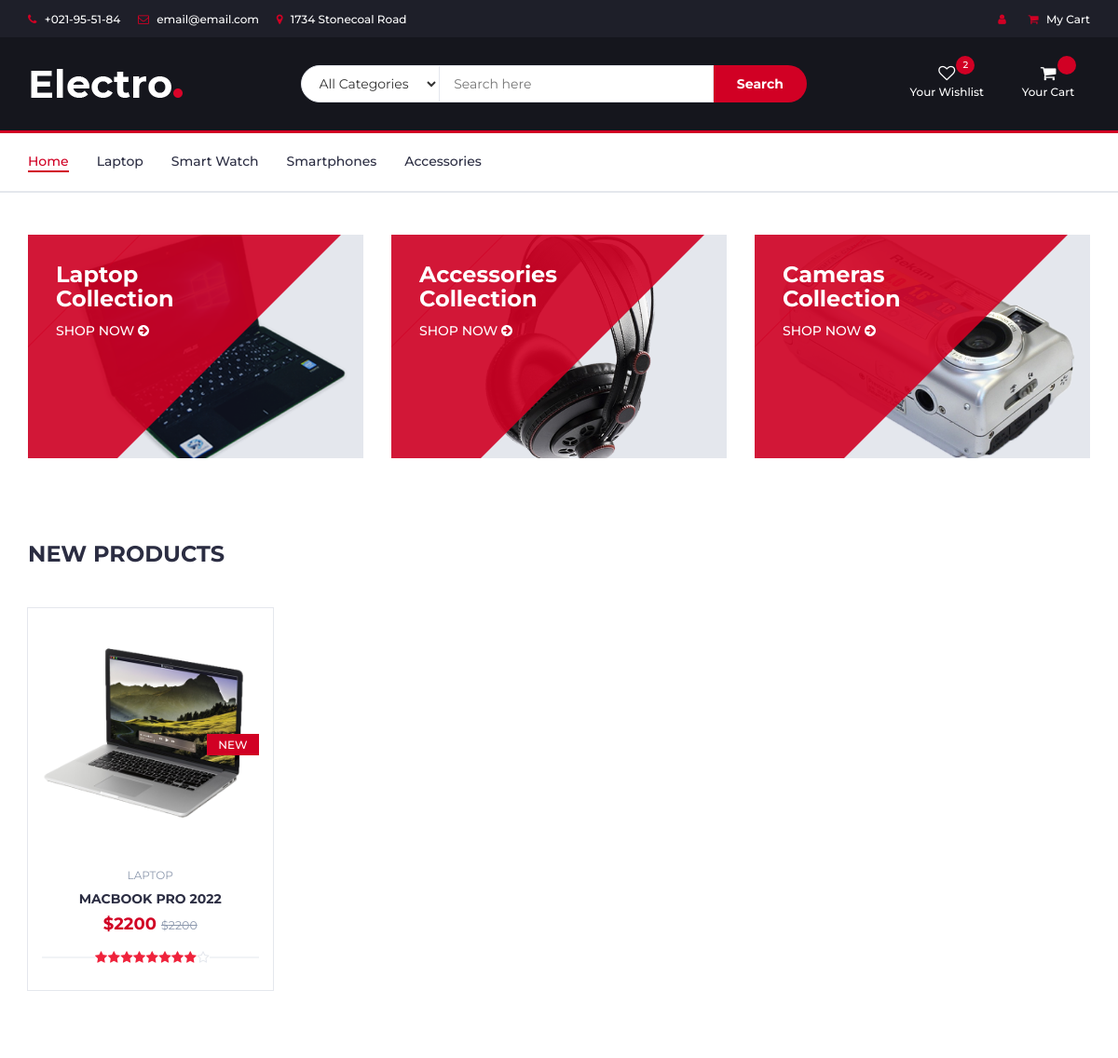
The app's page / (upper part), older data.
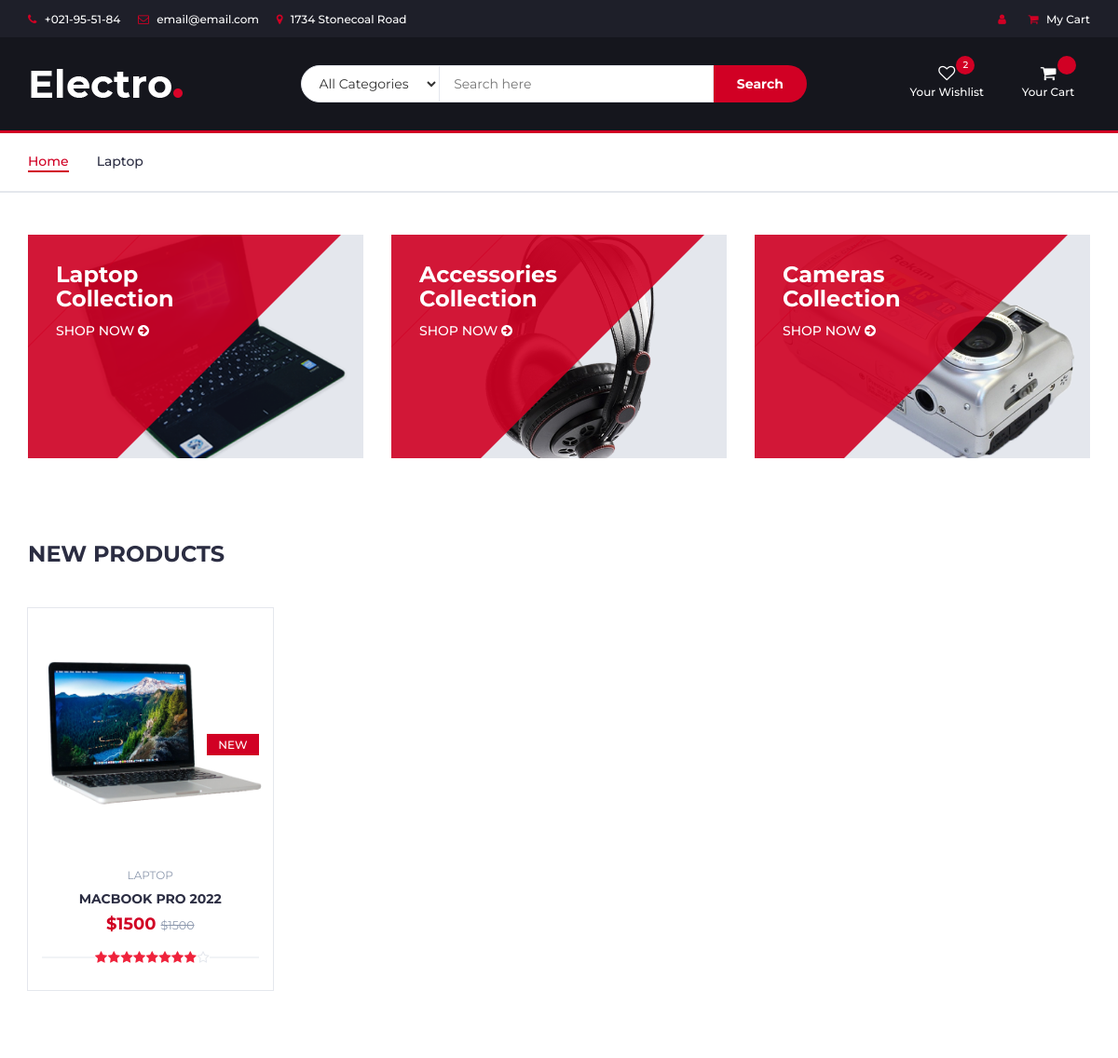
The same page, newer data.
### store/models.py (models this page shows, shortened)
class Category(models.Model):
    name = models.CharField("Name", max_length=50)
    slug = models.SlugField("*", max_length=50)
    def __str__(self):
        return f"{self.name}"
    class Meta:
        verbose_name_plural = "Categories"

class Product(models.Model):
    COLORS = (
        ('white', 'WHITE'),
        ('black', 'BLACK'),
        ('blue', 'BLUE'),
        ('green', 'GREEN'),
        ('yellow', 'YELLOW'),
        ('red', 'RED'),
        ('tomato', 'TOMATO'),
        ('pink', 'PINK'),
        ('teal', 'TEAL'),
        ('brown', 'BROWN'),
    )
    name = models.CharField("Name", max_length=100)
    slug = models.SlugField("*", max_length=100)
    category = models.ForeignKey(
        Category,
        on_delete=models.PROTECT,
        related_name='products'
        )
    image = models.ImageField("Product image", upload_to='product_images/')
    price = models.PositiveIntegerField("Price", default=0)
    description = models.TextField("About product")
    in_stock = models.PositiveIntegerField("Count", default=1)
    colors = models.ManyToManyField(Colors, related_name="colors")
    stars = models.PositiveIntegerField("Stars", default=0)
    discount = models.CharField("Discount", max_length=10, blank=True)
    class Meta:
        ordering = ["-id"]

### store/views.py (the view)
# urls.py: path("", views.HomeView.as_view(), name='home'),
class HomeView(ListView, LoginRequiredMixin):
    model = Product
    template_name = 'index.html'
    queryset = Product.objects.all().select_related("category")
    def get_context_data(self, **kwargs):
        context = super().get_context_data(**kwargs)
        context["starCount"] = range(8)
        return context

### store/context_pro.py (called while the page is built)
def view_all(request):
    try:
        cart = Cart.objects.get(id=request.session.get('user_cart_id'))
    except:
        cart = {'status': 'Cart is not defined!'}
    print(cart)
    context = {
        "categories":Category.objects.all(),
        "cart":cart
    }
    return context

### templates/index.html (shortened to what this page needs)
{% extends "wrapper.html" %}
{% load static %}
{% block content %}
		<div class="section">
			<div class="container">
				<div class="row">
					<div class="col-md-4 col-xs-6">
						<div class="shop">
							<div class="shop-img">
								<img src="/static/img/shop01.png" alt="">
							</div>
							<div class="shop-body">
								<h3>Laptop<br>Collection</h3>
								<a href="#" class="cta-btn">Shop now <i class="fa fa-arrow-circle-right"></i></a>
							</div>
						</div>
					</div>
					<div class="col-md-4 col-xs-6">
						<div class="shop">
							<div class="shop-img">
								<img src="/static/img/shop03.png" alt="">
							</div>
							<div class="shop-body">
								<h3>Accessories<br>Collection</h3>
								<a href="#" class="cta-btn">Shop now <i class="fa fa-arrow-circle-right"></i></a>
							</div>
						</div>
					</div>
					<div class="col-md-4 col-xs-6">
						<div class="shop">
							<div class="shop-img">
								<img src="/static/img/shop02.png" alt="">
							</div>
							<div class="shop-body">
								<h3>Cameras<br>Collection</h3>
								<a href="#" class="cta-btn">Shop now <i class="fa fa-arrow-circle-right"></i></a>
							</div>
						</div>
					</div>
				</div>
			</div>
		</div>
		<div class="section">
			<div class="container">
				<div class="row">
					<div class="col-md-12">
						<div class="section-title">
							<h3 class="title">New Products</h3>
						</div>
					</div>
                    <div class="col-md-12">
                        <div class="row">
                                      {% for product in object_list %}
                                          <div class="col-sm-12 col-md-3">
                                        		<div class="product">
											<a class="product-img" href="{% url "store:detail" product.id %}">
                                                    <img src="{{product.image.url}}" alt="">
												<div class="product-label">
													<span class="new">NEW</span>
												</div>
											</a>
											<div class="product-body">
												<p class="product-category">{{ product.category }}</p>
												<h3 class="product-name">
                                                    <a href="{% url "store:detail" product.id %}">{{ product.name}}</a>
                                                </h3>
												<h4 class="product-price">${{ product.price }}
                                                    <del class="product-old-price">${{ product.price }}</del>
                                                </h4>
												<div class="product-rating">
                                                    {% for star in starCount %}
                                                        <i class="fa fa-star"></i>
                                                    {% endfor %}
													<i class="fa fa-star-o"></i>
												</div>
											</div>
											<div class="add-to-cart">
												<button class="add-to-cart-btn">
                                                    View</button>
											</div>
										</div>
                                          </div>
                                        {% endfor %}
                        </div>
					</div>
				</div>
			</div>
		</div>
{% endblock %}

### templates/wrapper.html (shortened to what this page needs)
{% load static %}
<!DOCTYPE html>
<html lang="en">
	<head>
		<link type="text/css" rel="stylesheet" href="/static/css/bootstrap.min.css"/>
		<link type="text/css" rel="stylesheet" href="/static/css/slick.css"/>
		<link type="text/css" rel="stylesheet" href="/static/css/slick-theme.css"/>
		<link type="text/css" rel="stylesheet" href="/static/css/nouislider.min.css"/>
		<link rel="stylesheet" href="/static/css/font-awesome.min.css">
		<link type="text/css" rel="stylesheet" href="/static/css/style.css"/>
    </head>
	<body>
		<header>
			<div id="top-header">
				<div class="container">
					<ul class="header-links pull-left">
						<li><a href="#"><i class="fa fa-phone"></i> +021-95-51-84</a></li>
						<li><a href="#"><i class="fa fa-envelope-o"></i> email@email.com</a></li>
						<li><a href="#"><i class="fa fa-map-marker"></i> 1734 Stonecoal Road</a></li>
					</ul>
					<ul class="header-links pull-right">
						<li><a href="#"><i class="fa fa-user"></i> {{ request.user.username }}</a></li>
						<li><a href="#"><i class="fa fa-shopping-cart"></i> My Cart</a></li>
					</ul>
				</div>
			</div>
			<div id="header">
				<div class="container">
					<div class="row">
						<div class="col-md-3">
							<div class="header-logo">
								<a href="/" class="logo">
									<img src="/static/img/logo.png" alt="">
								</a>
							</div>
						</div>
						<div class="col-md-6">
							<div class="header-search">
								<form>
									<select class="input-select">
										<option value="0">All Categories</option>
									</select>
									<input class="input" placeholder="Search here">
									<button class="search-btn">Search</button>
								</form>
							</div>
						</div>
						<div class="col-md-3 clearfix">
							<div class="header-ctn">
								<div>
									<a href="#">
										<i class="fa fa-heart-o"></i>
										<span>Your Wishlist</span>
										<div class="qty">2</div>
									</a>
								</div>
								<div class="dropdown">
									<a class="dropdown-toggle" data-toggle="dropdown" aria-expanded="true">
										<i class="fa fa-shopping-cart"></i>
										<span>Your Cart</span>
										<div class="qty">{{ cart.total_quantity }}</div>
									</a>
								</div>
							</div>
						</div>
					</div>
				</div>
			</div>
		</header>
		<nav id="navigation">
			<div class="container">
				<div id="responsive-nav">
					<ul class="main-nav nav navbar-nav">
						<li class="active"><a href="#">Home</a></li>
                        {% for category in categories %}
                            <li><a href="#">{{ category.name}}</a></li>
                        {% endfor %}
					</ul>
				</div>
			</div>
		</nav>
{% block content %}
{% endblock %}
	</body>
</html>

Row changes from the older to the newer data that the page shows:
removed Category: name "Smart Watch"
removed Category: name "Smartphones"
removed Category: name "Accessories"
changed Product "LAPTOP": image: a different picture; price "2200" → "1500"
